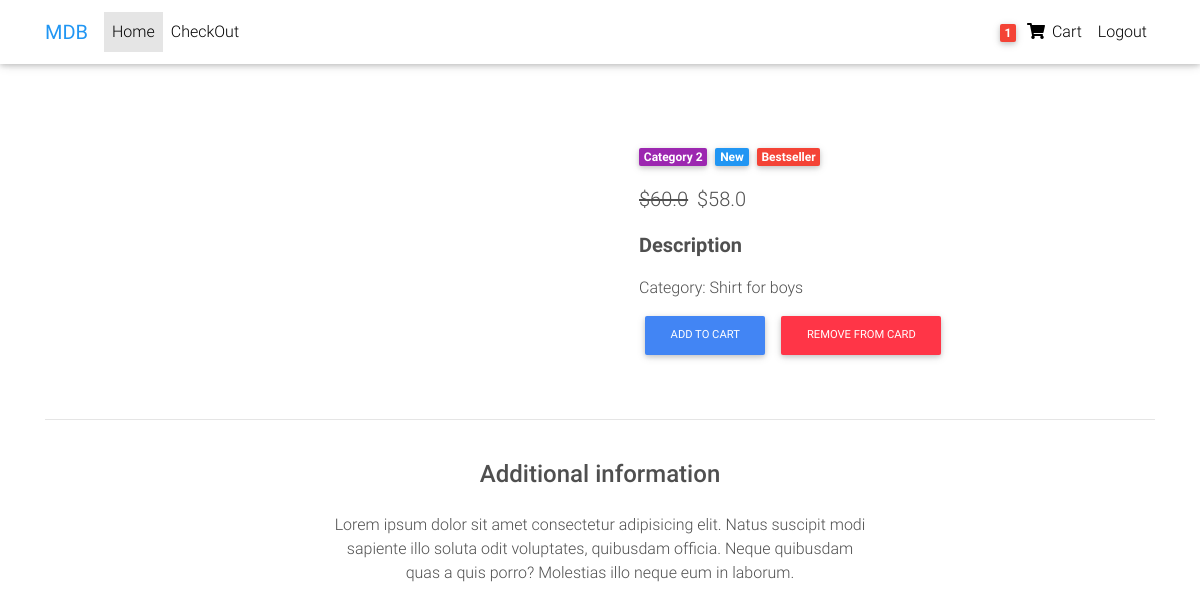
The page /product/1 (signed in) on the database its author committed.
### app/models.py (models this page shows, shortened)
class Order(models.Model):
	user = models.ForeignKey(settings.AUTH_USER_MODEL,on_delete=models.CASCADE)
	ref_code = models.CharField(max_length=20)
	items = models.ManyToManyField(OrderItem)
	start_date = models.DateTimeField(auto_now_add=True)
	ordered_date = models.DateTimeField()
	ordered = models.BooleanField(default = False)
	billing_address = models.ForeignKey('Address', related_name = 'billing_address', on_delete = models.SET_NULL, blank=True, null=True)
	shipping_address = models.ForeignKey('Address', related_name = 'shipping_address', on_delete = models.SET_NULL, blank=True, null=True)
	payment = models.ForeignKey('Payment', on_delete = models.SET_NULL, blank=True, null = True)
	coupon = models.ForeignKey('Coupon',on_delete = models.SET_NULL,blank = True,null=True)
	being_delivered = models.BooleanField(default = False)
	received = models.BooleanField(default = False)
	refund_requested = models.BooleanField(default=False)
	refund_granted = models.BooleanField(default = False)

class Item(models.Model):
	title = models.CharField(max_length=100)
	price = models.FloatField()
	discount_price = models.FloatField(blank=True,null=True)
	category = models.CharField(choices = CATEGORY_CHOICES,max_length=2)
	label = models.CharField(choices=LABEL_CHOICES,max_length=1)
	description = models.TextField()
	slug = models.SlugField()
	image = models.ImageField()
	def get_add_to_card_url(self):
		return reverse("app:add-to-card",kwargs = {
			'slug' : self.slug
			})
	def get_remove_from_card_url(self):
		return reverse("app:remove-from-card",kwargs = {
			'slug' : self.slug
			})

### app/views.py (the view)
# urls.py: path('product/<slug>',ItemDetailView.as_view(),name='product'),
class ItemDetailView(DetailView):
	model = Item
	template_name = 'product-page.html'

### app/templatetags/card_template_tags.py (called while the page is built)
@register.filter
def cart_item_count(user):
	if user.is_authenticated:
		qs = Order.objects.filter(user=user,ordered=False)
		if qs.exists():
			return qs[0].items.count()
	return 0

### app/templates/product-page.html (shortened to what this page needs)
{% extends 'base.html' %}
  {% block content %}
  <main class="mt-5 pt-4">
    <div class="container dark-grey-text mt-5">
      <div class="row wow fadeIn">
        <div class="col-md-6 mb-4">
        </div>
        <div class="col-md-6 mb-4">
          <div class="p-4">
            <div class="mb-3">
              <a href="">
                <span class="badge purple mr-1">Category 2</span>
              </a>
              <a href="">
                <span class="badge blue mr-1">New</span>
              </a>
              <a href="">
                <span class="badge red mr-1">Bestseller</span>
              </a>
            </div>
            <p class="lead">
              {% if object.discount_price %}
              <span class="mr-1">
                <del>${{ object.price }}</del>
              </span>
              <span>${{ object.discount_price }}</span>
              {% else %}
              <span>${{ object.price}} </span>
              {% endif %}
            </p>
            <p class="lead font-weight-bold">Description</p>
            <p>{{ object.description }}</p>
            <a href="{{ object.get_add_to_card_url }}" class="btn btn-primary btn-md my-0 p" type="submit">Add to cart</a>
            <a href="{{ object.get_remove_from_card_url }}" class="btn btn-danger btn-md my-0 p" type="submit">Remove from card</a>
          </div>
        </div>
      </div>
      <hr>
      <div class="row d-flex justify-content-center wow fadeIn">
        <div class="col-md-6 text-center">
          <h4 class="my-4 h4">Additional information</h4>
          <p>Lorem ipsum dolor sit amet consectetur adipisicing elit. Natus suscipit modi sapiente illo soluta odit
            voluptates,
            quibusdam officia. Neque quibusdam quas a quis porro? Molestias illo neque eum in laborum.</p>
        </div>
      </div>
      <div class="row wow fadeIn">
        <div class="col-lg-4 col-md-12 mb-4">
        </div>
        <div class="col-lg-4 col-md-6 mb-4">
        </div>
        <div class="col-lg-4 col-md-6 mb-4">
        </div>
      </div>
    </div>
  </main>
  {% endblock %}

### app/templates/base.html (shortened to what this page needs)
{% load static %}
{% load card_template_tags %}
<!DOCTYPE html>
<html lang="en">
<head>
  <link rel="stylesheet" href="https://use.fontawesome.com/releases/v5.11.2/css/all.css">
  <link href="{% static 'css/bootstrap.min.css' %}" rel="stylesheet">
  <link href="{% static 'css/mdb.min.css' %}" rel="stylesheet">
  <link href="{% static 'css/style.min.css' %}" rel="stylesheet">
</head>
<body>
  <nav class="navbar fixed-top navbar-expand-lg navbar-light white scrolling-navbar">
    <div class="container">
      <a class="navbar-brand waves-effect" href="https://mdbootstrap.com/docs/jquery/" target="_blank">
        <strong class="blue-text">MDB</strong>
      </a>
      <div class="collapse navbar-collapse" id="navbarSupportedContent">
        <ul class="navbar-nav mr-auto">
          <li class="nav-item active">
            <a class="nav-link waves-effect" href="{% url 'app:home' %}">Home
            </a>
          </li>
          <li class="nav-item">
            <a class="nav-link waves-effect" href="{% url 'app:checkout' %}"
              target="_blank">CheckOut</a>
          </li>
        </ul>
        <ul class="navbar-nav nav-flex-icons">
          {% if user.is_authenticated %}
          <li class="nav-item">
            <a class="nav-link waves-effect" href="{% url 'app:order-summary' %}">
              <span class="badge red z-depth-1 mr-1"> {{ request.user|cart_item_count }} </span>
              <i class="fas fa-shopping-cart"></i>
              <span class="clearfix d-none d-sm-inline-block"> Cart </span>
            </a>
          </li>
          <li class="nav-item">
            <a class="nav-link waves-effect" href="{% url 'account_logout' %}">
              <span class="clearfix d-none d-sm-inline-block"> Logout </span>
            </a>
          </li>
          {% endif %}
        </ul>
      </div>
    </div>
  </nav>
  {% block content %}
  {% endblock %}
</body>
</html>

### app/templates/base.html (style rules this page uses)
html, body, header, .carousel { height: 60vh; }

### rows shown on the page
Item: price "60.0", discount_price "58.0", description "Category: Shirt for boys"

### other values the page prints
{{ request.user|cart_item_count }} "1"
